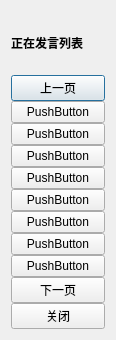
<?xml version="1.0" encoding="UTF-8"?>
<ui version="4.0">
 <class>CDlgVideoAmplifierClass</class>
 <widget class="QDialog" name="CDlgVideoAmplifierClass">
  <property name="geometry">
   <rect>
    <x>0</x>
    <y>0</y>
    <width>116</width>
    <height>340</height>
   </rect>
  </property>
  <property name="windowTitle">
   <string>CDlgVideoAmplifier</string>
  </property>
  <layout class="QHBoxLayout" name="horizontalLayout">
   <property name="spacing">
    <number>0</number>
   </property>
   <property name="leftMargin">
    <number>0</number>
   </property>
   <property name="topMargin">
    <number>0</number>
   </property>
   <property name="rightMargin">
    <number>0</number>
   </property>
   <property name="bottomMargin">
    <number>0</number>
   </property>
   <item>
    <widget class="QWidget" name="widget" native="true">
     <layout class="QVBoxLayout" name="verticalLayout">
      <property name="spacing">
       <number>0</number>
      </property>
      <property name="leftMargin">
       <number>11</number>
      </property>
      <property name="topMargin">
       <number>11</number>
      </property>
      <property name="rightMargin">
       <number>11</number>
      </property>
      <property name="bottomMargin">
       <number>11</number>
      </property>
      <item>
       <widget class="QLabel" name="lab_title">
        <property name="styleSheet">
         <string notr="true">font-weight:bold</string>
        </property>
        <property name="text">
         <string>正在发言列表</string>
        </property>
       </widget>
      </item>
      <item>
       <widget class="QPushButton" name="btnAmp_up">
        <property name="text">
         <string>上一页</string>
        </property>
       </widget>
      </item>
      <item>
       <widget class="QPushButton" name="btnAmp_2">
        <property name="text">
         <string>PushButton</string>
        </property>
       </widget>
      </item>
      <item>
       <widget class="QPushButton" name="btnAmp_3">
        <property name="text">
         <string>PushButton</string>
        </property>
       </widget>
      </item>
      <item>
       <widget class="QPushButton" name="btnAmp_4">
        <property name="text">
         <string>PushButton</string>
        </property>
       </widget>
      </item>
      <item>
       <widget class="QPushButton" name="btnAmp_5">
        <property name="text">
         <string>PushButton</string>
        </property>
       </widget>
      </item>
      <item>
       <widget class="QPushButton" name="btnAmp_6">
        <property name="text">
         <string>PushButton</string>
        </property>
       </widget>
      </item>
      <item>
       <widget class="QPushButton" name="btnAmp_7">
        <property name="text">
         <string>PushButton</string>
        </property>
       </widget>
      </item>
      <item>
       <widget class="QPushButton" name="btnAmp_8">
        <property name="text">
         <string>PushButton</string>
        </property>
       </widget>
      </item>
      <item>
       <widget class="QPushButton" name="btnAmp_9">
        <property name="text">
         <string>PushButton</string>
        </property>
       </widget>
      </item>
      <item>
       <widget class="QPushButton" name="btnAmp_down">
        <property name="text">
         <string>下一页</string>
        </property>
       </widget>
      </item>
      <item>
       <widget class="QPushButton" name="btnAmp_close">
        <property name="text">
         <string>关闭</string>
        </property>
       </widget>
      </item>
     </layout>
    </widget>
   </item>
  </layout>
 </widget>
 <layoutdefault spacing="6" margin="11"/>
 <resources/>
 <connections/>
</ui>
